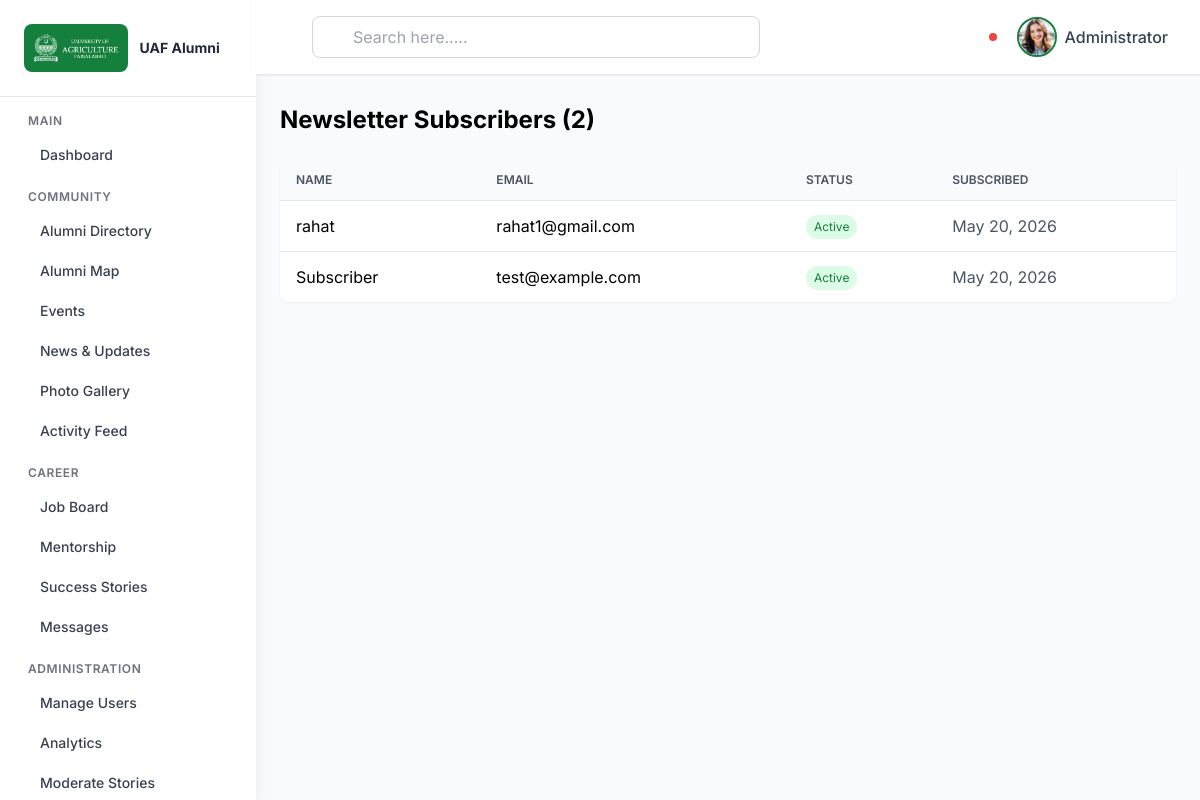
Screenshot of /admin/index.php?action=admin_newsletter (signed in) with the database file from the repository.
### tables this page shows
CREATE TABLE `newsletter_subscriptions` (
  `subscription_id` int(11) NOT NULL,
  `email` varchar(255) NOT NULL,
  `name` varchar(255) DEFAULT NULL,
  `is_active` tinyint(1) DEFAULT 1,
  `subscribed_at` datetime NOT NULL DEFAULT current_timestamp()
);

### admin/controllers/NewsletterController.php (called while the page is built, shortened)
<?php
require_once __DIR__ . '/../includes/helpers.php';
require_once __DIR__ . '/../models/Newsletter.php';
class NewsletterController {
    private $model;
    public function __construct() { $this->model = new Newsletter(); }
    public function adminList() {
        $subs = $this->model->getAll();
        require __DIR__ . '/../views/admin/newsletter.php';
    }
}

### admin/models/Newsletter.php (called while the page is built, shortened)
<?php
require_once __DIR__ . '/../config/database.php';
class Newsletter {
    private $conn;
    public function __construct() {
        $db = new Database();
        $this->conn = $db->getConnection();
    }
    public function getAll() {
        return $this->conn->query("SELECT * FROM newsletter_subscriptions ORDER BY subscribed_at DESC")->fetchAll();
    }
}

### admin/config/database.php (called while the page is built, shortened)
<?php
class Database {
    private $host = 'localhost';
    private $db_name = 'alumni_portal';
    private $username = 'root';
    private $password = '';
    public function getConnection() {
        $this->conn = null;
        try {
            $this->conn = new PDO(
                "mysql:host=" . $this->host . ";dbname=" . $this->db_name . ";charset=utf8mb4",
                $this->username,
                $this->password,
                [
                    PDO::ATTR_ERRMODE => PDO::ERRMODE_EXCEPTION,
                    PDO::ATTR_DEFAULT_FETCH_MODE => PDO::FETCH_ASSOC,
                    PDO::ATTR_EMULATE_PREPARES => false
                ]
            );
        } catch(PDOException $exception) {
            error_log("Connection error: " . $exception->getMessage());
        }
        return $this->conn;
    }
}

### admin/includes/helpers.php (called while the page is built, shortened)
<?php
function e($str) {
    return htmlspecialchars($str ?? '', ENT_QUOTES, 'UTF-8');
}

### admin/views/admin/newsletter.php (the view, shortened to what this page needs)
<!DOCTYPE html>
<html lang="en">
<?php include __DIR__ . '/../shared/head.php'; ?>
<body class="bg-gray-50">
<?php include __DIR__ . '/../shared/sidebar.php'; ?>
<?php include __DIR__ . '/../shared/header.php'; ?>
<main class="lg:ml-64 pt-20 min-h-screen">
    <div class="p-6">
        <h1 class="text-2xl font-bold mb-6">Newsletter Subscribers (<?= count($subs) ?>)</h1>
        <div class="bg-white rounded-lg shadow-sm overflow-hidden">
            <table class="min-w-full divide-y divide-gray-200">
                <thead class="bg-gray-50">
                    <tr>
                        <th class="px-4 py-3 text-left text-xs font-semibold text-gray-600 uppercase">Name</th>
                        <th class="px-4 py-3 text-left text-xs font-semibold text-gray-600 uppercase">Email</th>
                        <th class="px-4 py-3 text-left text-xs font-semibold text-gray-600 uppercase">Status</th>
                        <th class="px-4 py-3 text-left text-xs font-semibold text-gray-600 uppercase">Subscribed</th>
                    </tr>
                </thead>
                <tbody class="divide-y divide-gray-200">
                    <?php foreach ($subs as $s): ?>
                    <tr>
                        <td class="px-4 py-3"><?= e($s['name'] ?: '—') ?></td>
                        <td class="px-4 py-3"><?= e($s['email']) ?></td>
                        <td class="px-4 py-3">
                            <span class="inline-block px-2 py-1 text-xs rounded-full <?= $s['is_active'] ? 'bg-green-100 text-green-700' : 'bg-gray-100 text-gray-700' ?>">
                                <?= $s['is_active'] ? 'Active' : 'Unsubscribed' ?>
                            </span>
                        </td>
                        <td class="px-4 py-3 text-gray-600"><?= date('M d, Y', strtotime($s['subscribed_at'])) ?></td>
                    </tr>
                    <?php endforeach; ?>
                </tbody>
            </table>
        </div>
    </div>
</main>
</body>
</html>

### admin/views/shared/head.php (style rules this page uses)
:root { --primary-green: #1a5f3f; --primary-green-dark: #0f4a2f; --primary-green-light: #2d7a5a; }
body { font-family: 'Inter', sans-serif; }

### rows the page displays
newsletter_subscriptions: name "rahat", email "rahat1@gmail.com", is_active "Active", subscribed_at "May 20, 2026"
newsletter_subscriptions: name "Subscriber", email "test@example.com", is_active "Active", subscribed_at "May 20, 2026"

### other values shown
$_SESSION['name'] "Administrator"
count($subs) "2"
